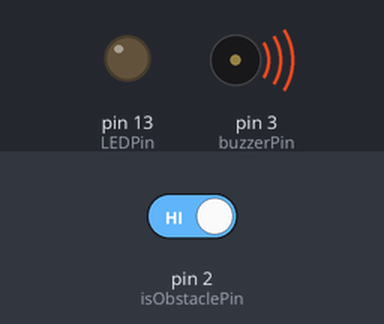
Bench run of a sketch on a simulated Arduino Uno, built with avr-gcc and run on an emulated ATmega328P. On the bench: output pins drawn as LEDs (lit = HIGH), buzzer (waves = sounding, pin HIGH). The test bench sets the inputs (shaded band); at power-on: pin 2 (isObstaclePin) HIGH. What the sketch prints to the serial monitor is not drawn.

Above: at 1.2 s.
1.3 s: pin 2 (isObstaclePin) driven LOW
At 2.2 s:
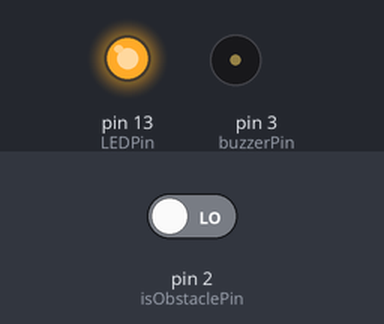
2.9 s: pin 2 (isObstaclePin) driven HIGH
At 3.5 s:
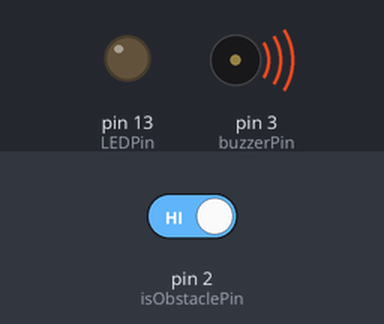
Timing chart, 0 to 5.9 s (numbered marks = the images above; inputs shaded):
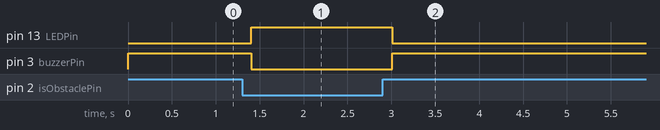

The sketch:

lesson_11_2_sample.ino
```cpp
int LEDPin = 13;  //LEDピンを13番に設定　（Arduino本体のLED）
int buzzerPin = 3;  //3番ピンをブザーに接続
int isObstaclePin = 2;  // 2番ピンを赤外線センサーに接続
int isObstacle = HIGH;  // 障害物が無い場合

void setup() {
  pinMode(buzzerPin, OUTPUT);
  pinMode(isObstaclePin, INPUT);
  pinMode(LEDPin, OUTPUT);
  Serial.begin(9600);
}

void loop() {
  isObstacle = digitalRead(isObstaclePin);
  if (isObstacle == LOW)  //障害物がある場合
  {
    Serial.println("物体を検知しました！！　LED・ブザーをオン");
    digitalWrite(LEDPin, HIGH); //LEDをON
    digitalWrite(buzzerPin, LOW); //ブザーをON
  }
  else  //障害物がない場合
  {
    Serial.println("物体はありません　LED・ブザーをオフ");
    digitalWrite(LEDPin, LOW); //LEDをOFF
    digitalWrite(buzzerPin, HIGH); //ブザーをOFF
  }
  delay(200);
}
```

Measured:
- after the input at 1.3 s, pin 13 (LEDPin): LOW → HIGH after 0.10 s; pin 3 (buzzerPin): HIGH → LOW after 0.10 s
- after the input at 2.9 s, pin 13 (LEDPin): HIGH → LOW after 0.11 s; pin 3 (buzzerPin): LOW → HIGH after 0.11 s
